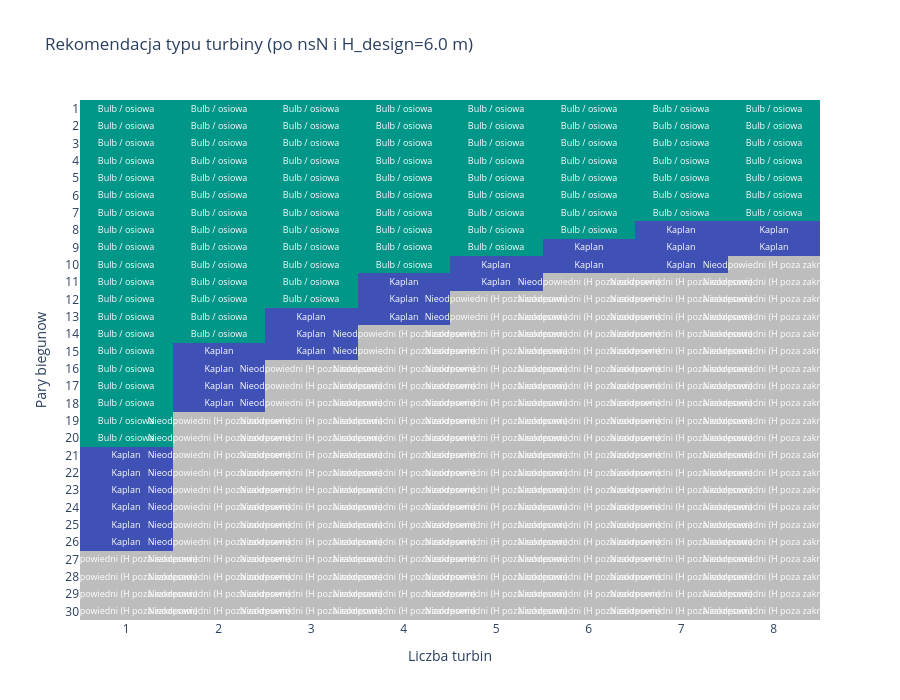

Notebook cell for this chart:
### Markdown cell above
### Macierz rekomendacji typu turbiny

Dla kazdej kombinacji (par biegunow x liczba turbin) sugerujemy typ turbiny
wg zakresu nsN. **Wyszarzamy** te typy, ktore nie pasuja do naszego $H_{design}$
(wykluczenie po `H_range` z `TURBINE_CATALOG`).

**Prompt do LLM:**
> *"Klasifikuj kazda komorke macierzy nsN do jednego z 5 typow (Pelton/Francis-slow/
> Francis-fast/Kaplan/Bulb). Dla typow, ktorych zakres H wyklucza nasz H_design,
> oznacz komorke jako 'nieodpowiedni' (szary). Rysuj kategoryczna heatmape."*

**Uzyte funkcje:** `TURBINE_CATALOG` (do filtra H_range), `numpy.where`, `plotly.graph_objects.Heatmap`.

### Code cell
# Klasifikacja: nsN -> typ
def nsN_to_type(nsN_val):
    if nsN_val < 80:      return 'pelton'
    elif nsN_val < 400:   return 'francis_slow'
    elif nsN_val < 700:   return 'francis_fast'
    elif nsN_val < 900:   return 'kaplan'
    else:                  return 'bulb'

# Mapowanie typu na: katalogowy turbiny_typ (do filtra H), kod numeryczny, label, kolor
TYPE_INFO = {
    'pelton':       ('pelton',     0, 'Pelton',          '#9C27B0'),
    'francis_slow': ('francis',    1, 'Francis (wolna)', '#E91E63'),
    'francis_fast': ('francis',    2, 'Francis (szybka)','#FF5722'),
    'kaplan':       ('kaplan',     3, 'Kaplan',          '#3F51B5'),
    'bulb':         ('kaplan',     4, 'Bulb / osiowa',   '#009688'),  # podobny zakres do Kaplan
    'unfit':        (None,        -1, 'Nieodpowiedni',  '#BDBDBD'),
}

def is_H_fit(turb_key):
    """Czy H_design miesci sie w zakresie tego typu turbiny z katalogu."""
    if turb_key not in TURBINE_CATALOG:
        return True   # brak danych — nie wykluczamy
    H_min, H_max = TURBINE_CATALOG[turb_key].H_range
    return H_min <= H_design <= H_max

code_matrix = np.zeros_like(nsN_matrix, dtype=int)
label_matrix = np.empty_like(nsN_matrix, dtype=object)
for i in range(nsN_matrix.shape[0]):
    for j in range(nsN_matrix.shape[1]):
        t = nsN_to_type(nsN_matrix[i, j])
        turb_key, code_val, label, _ = TYPE_INFO[t]
        if turb_key is None or is_H_fit(turb_key):
            code_matrix[i, j] = code_val
            label_matrix[i, j] = label
        else:
            code_matrix[i, j] = -1
            label_matrix[i, j] = 'Nieodpowiedni\n(H poza zakresem)'

# Build discrete colorscale
all_codes = sorted({info[1] for info in TYPE_INFO.values()})
code_to_color = {info[1]: info[3] for info in TYPE_INFO.values()}
vmin, vmax = min(all_codes), max(all_codes)
colorscale = [[(c - vmin) / (vmax - vmin), code_to_color[c]] for c in all_codes]

fig = go.Figure(go.Heatmap(
    z=code_matrix, x=n_turbines_range, y=pole_pairs,
    text=label_matrix, texttemplate='%{text}', textfont=dict(size=9, color='white'),
    colorscale=colorscale, zmin=vmin, zmax=vmax, showscale=False,
    hovertemplate=('par biegunow: %{y}<br>turbin: %{x}<br>nsN '
                   '<extra>%{text}</extra>'),
))
fig.update_layout(
    title=f'Rekomendacja typu turbiny (po nsN i H_design={H_design} m)',
    xaxis_title='Liczba turbin', yaxis_title='Pary biegunow',
    yaxis=dict(autorange='reversed', dtick=1),
    xaxis=dict(dtick=1), height=700,
)
fig.show()

# Lista konfiguracji feasable (Kaplan w naszym H=6m)
feasible = []
for i, pp in enumerate(pole_pairs):
    for j, nt in enumerate(n_turbines_range):
        if code_matrix[i, j] == TYPE_INFO['kaplan'][1]:  # Kaplan-fit
            feasible.append((pp, int(nt), int(60*f_grid/pp), nsN_matrix[i, j]))
feasible_df = pd.DataFrame(feasible, columns=['par_biegunow','n_turbin','n_sync_rpm','nsN']).head(10)
print(f'Pierwsze 10 konfiguracji Kaplan w naszym H={H_design}m:')
print(feasible_df.to_string(index=False))

### Figure 1 — Plotly figure (JSON) as saved in the notebook; plotly's stock layout.template omitted (floating-point values rounded to 4 significant figures; data arrays with more than 128 entries replaced by an {"elided": "..."} marker saying what was removed)
{"data": [{"colorscale": [[0.0, "#BDBDBD"], [0.2, "#9C27B0"], [0.4, "#E91E63"], [0.6, "#FF5722"], [0.8, "#3F51B5"], [1.0, "#009688"]], "hovertemplate": "par biegunow: %{y}<br>turbin: %{x}<br>nsN <extra>%{text}</extra>", "showscale": false, "text": {"elided": "30x8 str values"}, "textfont": {"color": "white", "size": 9}, "texttemplate": "%{text}", "type": "heatmap", "x": [1, 2, 3, 4, 5, 6, 7, 8], "y": [1, 2, 3, 4, 5, 6, 7, 8, 9, 10, 11, 12, 13, 14, 15, 16, 17, 18, 19, 20, 21, 22, 23, 24, 25, 26, 27, 28, 29, 30], "z": {"elided": "30x8 int values"}, "zmax": 4, "zmin": -1}], "layout": {"height": 700, "title": {"text": "Rekomendacja typu turbiny (po nsN i H_design=6.0 m)"}, "xaxis": {"dtick": 1, "title": {"text": "Liczba turbin"}}, "yaxis": {"autorange": "reversed", "dtick": 1, "title": {"text": "Pary biegunow"}}}}
